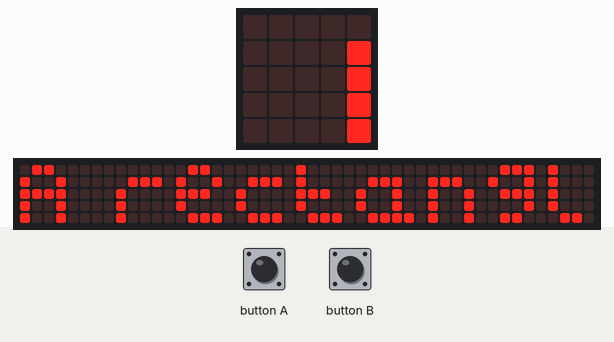
A program run on a simulated BBC micro:bit running MicroPython. Shown: the board's 5×5 LED display, a strip that is not on the board, showing the scrolling text unrolled. The 48×5 strip is a reading aid, not a part: it shows the text the display is scrolling, unrolled, one strip-width of it at a time.

Above: at 1.07 s.
At 7.82 s:
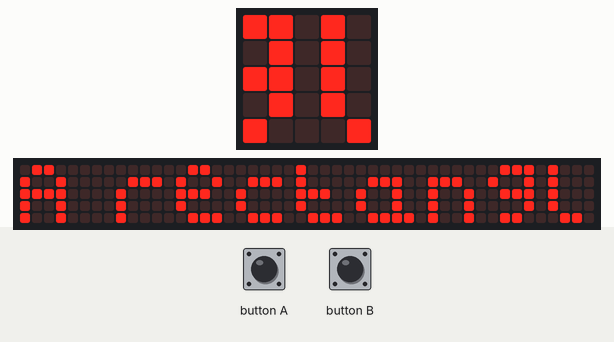
At 14.72 s:
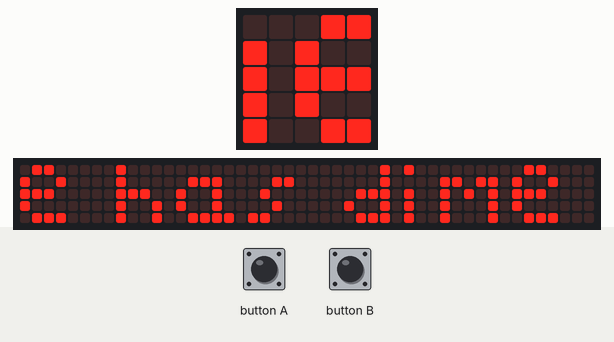
At 21.47 s:
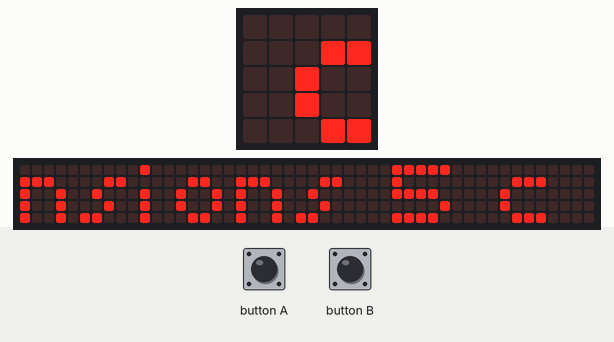
At 28.3 s:
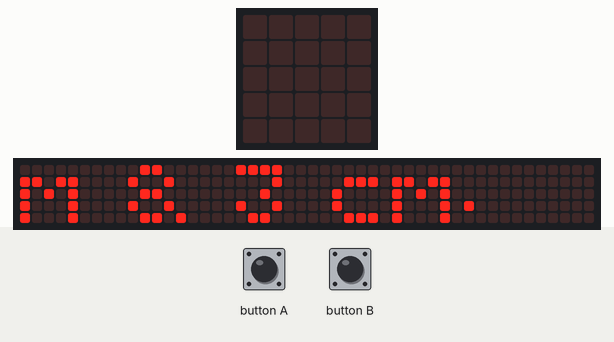
At 39.88 s:
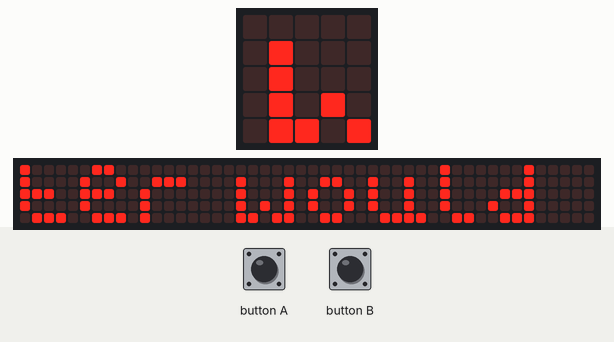

The program:

main.py
```python
"""
Created by: Ihor Chernyshev
Created on: Sep 2023
This program calculates the area and perimeter of a rectangle with dimensions 5 cm & 3 cm
"""

from microbit import *
from time import sleep


display.clear()
sleep(1)

display.scroll("A rectangle has dimensions 5 cm & 3 cm.")
display.clear()
sleep(1)
display.scroll("The perimeter would be: " + str(2 * (5 + 3)))
display.clear()
sleep(1)
display.scroll("The area would be: " + str(5 * 3))
```
